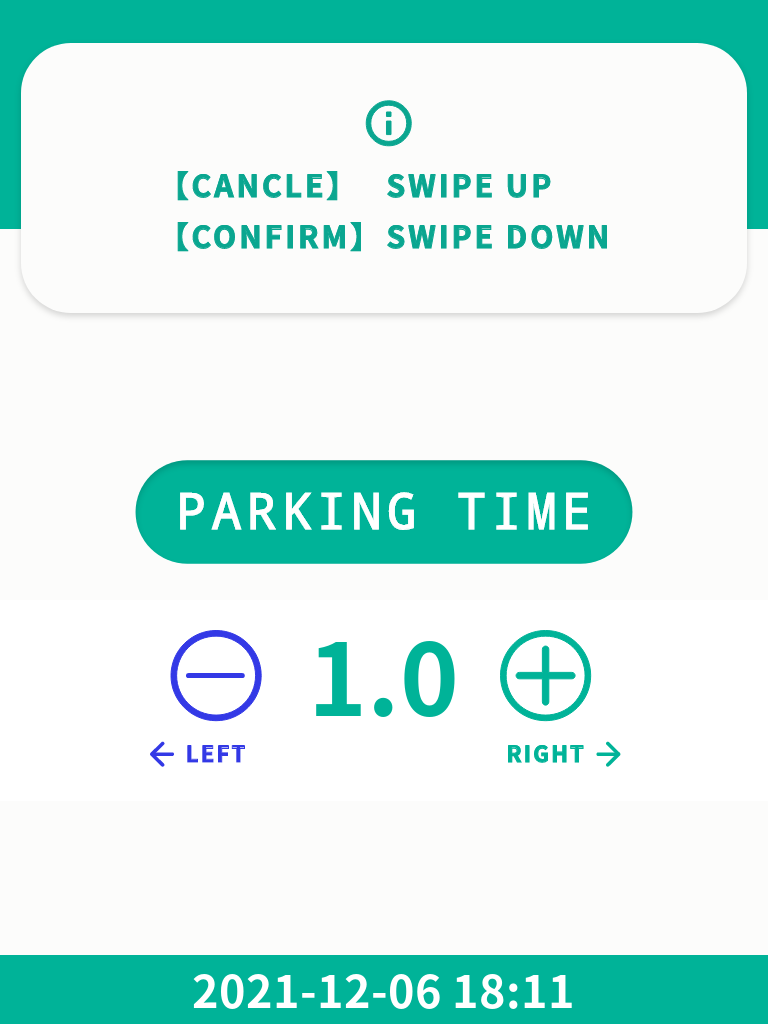

The script that drew this image:
import cv2
import time
import numpy as np
import sys
from PIL import ImageFont, ImageDraw, Image

WORK_DIR_PATH = "/home/user/UI_ENG_for_python/"         #工作資料夾路徑
FONT_PATH = WORK_DIR_PATH + "NotoSansCJKtc-Bold.otf"    #字型檔
GENERATED_IMG_NAME = WORK_DIR_PATH + "frame.png"        #輸出檔案名稱


def pasteImg(img, overlay, x, y):
    y1, y2 = y, y + overlay.shape[0]
    x1, x2 = x, x + overlay.shape[1]

    alpha_s = overlay[:, :, 3] / 255.0
    alpha_l = 1.0 - alpha_s

    for c in range(0, 3):
        img[y1:y2, x1:x2, c] = (alpha_s * overlay[:, :, c] +
                                alpha_l * img[y1:y2, x1:x2, c])

if sys.argv[1] == "1":
    img = cv2.imread(WORK_DIR_PATH + "01.png")
else:
    string = "0" + sys.argv[1] + ".png"
    print (WORK_DIR_PATH + string)
    img = cv2.imread(WORK_DIR_PATH + string)

    if sys.argv[1] == "5":
        cv2.rectangle(img,(0,600),(768,800),(255,255,255),-1)
        
        if len(sys.argv) == 4:
            if sys.argv[3] == "0":
                print("left")
                left_select_button = cv2.imread(WORK_DIR_PATH + "selectTime_reduce_selected.png", -1)
                right_select_button = cv2.imread(WORK_DIR_PATH + "selectTime_add_select.png", -1)
            elif sys.argv[3] == "1":
                print("right")
                left_select_button = cv2.imread(WORK_DIR_PATH + "selectTime_reduce_select.png", -1)
                right_select_button = cv2.imread(WORK_DIR_PATH + "selectTime_add_selected.png", -1)
        else:
            left_select_button = cv2.imread(WORK_DIR_PATH + "selectTime_reduce_select.png", -1)
            right_select_button = cv2.imread(WORK_DIR_PATH + "selectTime_add_select.png", -1)

        pasteImg(img, right_select_button, 500, 630)
        pasteImg(img, left_select_button, 150, 630)
        font = ImageFont.truetype(FONT_PATH, 100)
        img_pil = Image.fromarray(img)
        draw = ImageDraw.Draw(img_pil)
        text = str(int(sys.argv[2])*0.5)
        w, h = draw.textsize(text, font)
        draw.text(((768-w)/2, 600),  text, font = font, fill = (152,179,0, 0))
        img = np.array(img_pil)
        
    
    

    cv2.rectangle(img,(0,1024-69),(768,1024),(152,179,0),-1)

    
    font = ImageFont.truetype(FONT_PATH, 45)
    img_pil = Image.fromarray(img)
    draw = ImageDraw.Draw(img_pil)
    text = time.strftime("%Y-%m-%d %H:%M", time.localtime())

    w, h = draw.textsize(text, font)

    draw.text(((768-w)/2, (1024-69)),  text, font = font, fill = (255, 255, 255, 0))

    img = np.array(img_pil)


cv2.imwrite(GENERATED_IMG_NAME, img)
